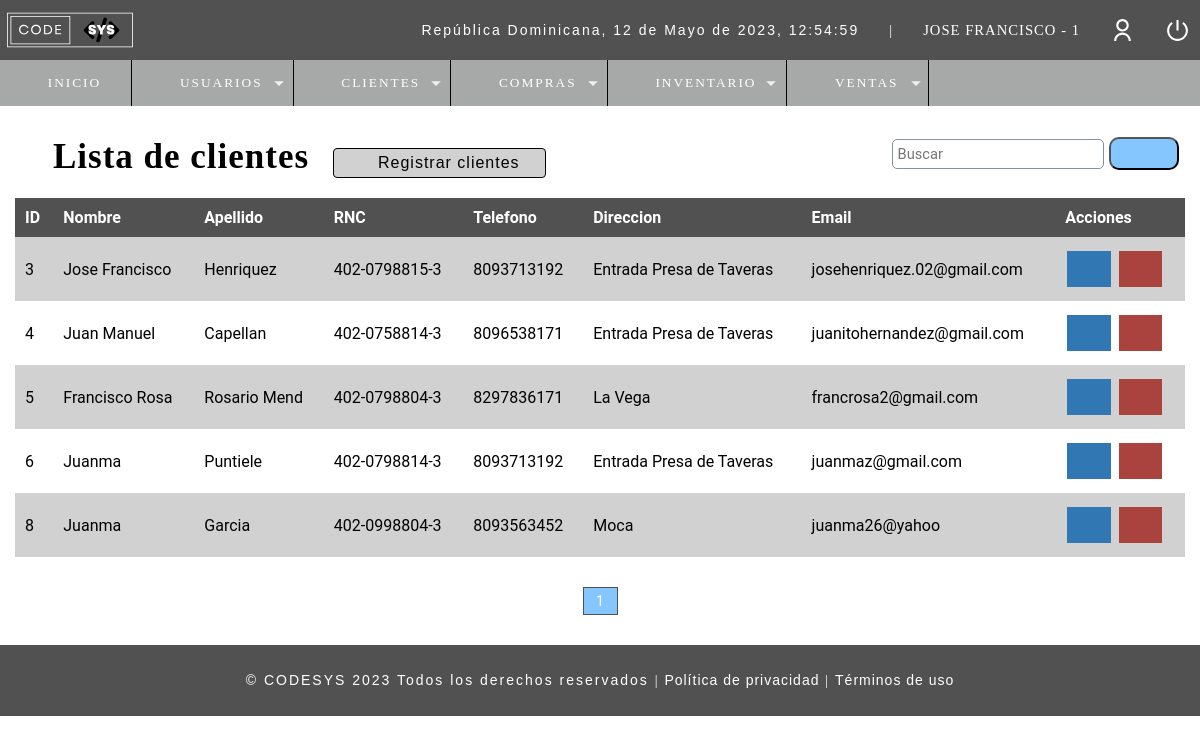
The page /r_clientes.php (signed in) on the database as committed earlier.
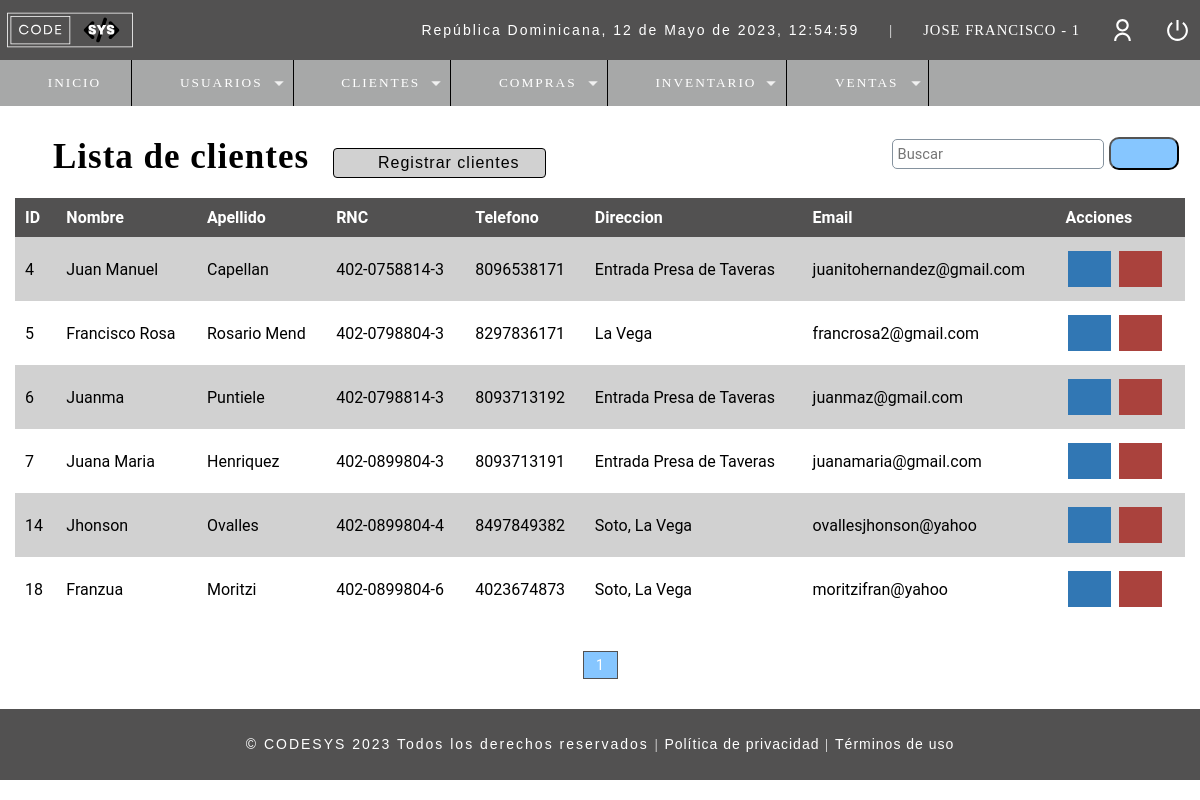
The same page on the database as committed later.
### tables this page shows
CREATE TABLE `t_usuario` (
  `ID_Usuario` int(11) NOT NULL,
  `Nombre` varchar(50) DEFAULT NULL,
  `Email` varchar(100) DEFAULT NULL,
  `Usuario` varchar(15) DEFAULT NULL,
  `Pass` varchar(150) DEFAULT NULL,
  `Rol` int(11) DEFAULT NULL,
  `ID_Estado` int(10) DEFAULT NULL
);

CREATE TABLE `t_cliente` (
  `ID_Cliente` int(11) NOT NULL,
  `Nombre` varchar(50) DEFAULT NULL,
  `Apellido` varchar(50) NOT NULL,
  `RNC` varchar(50) NOT NULL,
  `Telefono` varchar(20) DEFAULT NULL,
  `Direccion` varchar(150) DEFAULT NULL,
  `Correo` varchar(50) NOT NULL,
  `ID_Estado` int(11) NOT NULL
);

### Include/functions.php (called while the page is built, shortened)
<?php
	function fechaActual(){
		$mes = array("","Enero",
		    "Febrero",
			"Marzo",
			"Abril",
			"Mayo",
			"Junio",
			"Julio",
			"Agosto",
			"Septiembre",
			"Octubre",
			"Noviembre",
			"Diciembre");
		return date('d')." de ". $mes[date('n')] . " de " . date('Y') . ", " . date('H:i:s');
	}
?>

### Controllers/r_clientes.controller.php (called while the page is built, shortened)
<?php
include("./Database/conn_backend.php");
$sql_registers =  mysqli_query($conn, "SELECT COUNT(*) as total_registers FROM t_cliente WHERE ID_Estado=1");
$result_registers = mysqli_fetch_array($sql_registers);
$total_registro = $result_registers['total_registers'];
$paginas = 10;
if(empty($_GET['pagina'])){
    $pagina = 1;
}else{
    $pagina = $_GET['pagina'];
}
$from = ($pagina - 1) * $paginas;
$total_pages = ceil($total_registro / $paginas);
$sql = "SELECT ce.ID_Cliente, ce.Nombre, ce.Apellido, ce.RNC, ce.Telefono, ce.Direccion, ce.Correo, e.Estado
            FROM t_cliente ce
            INNER JOIN t_estado e
            ON ce.ID_Estado = e.ID_Estado
            WHERE e.ID_Estado = 1
            ORDER BY ce.ID_Cliente ASC
            LIMIT $from,$paginas";
$result = mysqli_query($conn, $sql);
?>

### r_clientes.php (the view, shortened to what the changed rows need)
<?php
    include_once("Include/plantilla_Cabeza.php");
    include("Controllers/r_clientes.controller.php");
    $usuario = $_SESSION['Usuario'];
	include("Database/conn_backend.php");
	$sql = mysqli_query($conn,
	"SELECT (u.Rol) as ID_Rol, (r.Rol) as Rol
		FROM t_usuario u
		INNER JOIN t_rol r
		ON u.Rol = r.ID_Rol WHERE Usuario='$usuario'");
	$idrol = 0;
	while($mostrar = mysqli_fetch_array($sql)){
		$idrol = $mostrar['ID_Rol'];
	}
?>
<br>
<br>
<head>
    <link rel="stylesheet" href="css/style.css">
</head>
<section id="container">
    <div class="r_user">
	<h1><i class="fa-solid fa-users" style="color: #000;"></i> Lista de clientes</h1>
    <div class="containerTableResponsive">
    <table>
        <thead class="table">
        <tr>
            <th>ID</th>
            <th>Nombre</th>
            <th>Apellido</th>
            <th>RNC</th>
            <th>Telefono</th>
            <th>Direccion</th>
            <th>Email</th>
            <th>Acciones</th>
        </tr>
        </thead>
        <tbody>
        <?php while($mostrar = mysqli_fetch_array($result)): ?>
        <tr class="row<?= $mostrar['ID_Cliente'];?>">
            <td><?= $mostrar['ID_Cliente']; ?></td>
            <td><?= $mostrar['Nombre']; ?></td>
            <td><?= $mostrar['Apellido']; ?></td>
            <td><?= $mostrar['RNC']; ?></td>
            <td><?= $mostrar['Telefono']; ?></td>
            <td><?= $mostrar['Direccion']; ?></td>
            <td><?= $mostrar['Correo']; ?></td>
            <td>
                <?php if($idrol != 2){ ?>
                <a class="btn_edit" id="abrir_caja" href="u_clientes.php?id=<?php echo $mostrar['ID_Cliente'];?>" data-bs-toggle="modal" data-bs-target="#btn_editar" ><i class="fa-solid fa-pen-to-square"></i></a>
                    <?php if($idrol != 4 && $idrol != 3){ ?>
                <a class="btn_delete del_client" href="#" client="<?php echo $mostrar['ID_Cliente'];?>"><i class="fa-solid fa-trash"></i></a>
                    <?php }} ?>
            </td>
            <?php endwhile;?>
        </tr>
        </tbody>
    </table>
    </div>
    <div class="paginador">
        <ul>
            <?php if($pagina != 1){ ?>
            <li><a href="?pagina=<?php echo 1; ?>"><i class="fa-sharp fa-solid fa-backward-step" style="color: #000000; height: 16px;"></i></a></li>
            <li><a href="?pagina=<?php echo $pagina-1; ?>"><i class="fa-sharp fa-solid fa-caret-left" style="color: #000000; height: 16px;"></i></a></li>
            <?php } for($i=1;$i<=$total_pages;$i++){
                if($i == $pagina){
                    echo '<li class="page_select">'.$i.'</a></li>';
                }else{
                echo '<li><a href="?pagina='.$i.'">'.$i.'</a></li>';
                }
            } if($pagina != $total_pages){ ?>
            <li><a href="?pagina=<?php echo $pagina + 1; ?>"><i class="fa-solid fa-caret-right" style="color: #000000; height: 16px;"></i></a></li>
            <li><a href="?pagina=<?php echo $total_pages?>"><i class="fa-sharp fa-solid fa-forward-step" style="color: #000000; height: 16px;"></i></a></li>
            <?php } ?>
        </ul>
    </div>
    </div>
</section>
<?php include_once("Include/plantilla_pie.php");?>

### Include/plantilla_Cabeza.php (shortened to what the changed rows need)
<?php
	include("./Database/conn_backend.php");
	include("scripts.php");
	$usuario = $_SESSION['Usuario'];
	$sql = "SELECT * FROM t_usuario WHERE Usuario='$usuario'";
	$result = mysqli_query($conn, $sql);
?>
<!DOCTYPE html>
<html lang="en">
<head>
</head>
<body>
	<header>
		<div class="header">
			<h1><img class="imgHeader" src="assets\images\CODESYSLOGO.svg" alt="Logo de CODESYS" width="130px" height="100px" style="margin-top:2px; margin-left:-5px;"></h1>
			<div class="optionsBar">
				<p id="hora">República Dominicana, <?php echo fechaActual();?></p>
				<span>|</span>
				<?php while($mostrar = mysqli_fetch_array($result)){?>
				<span class="user"><?php echo $mostrar['Nombre'].' - '.$mostrar['Rol']?></span>
				<?php } ?>
				<img class="photouser" src="assets\images\user-line.svg" alt="Usuario">
				<a href="Include\Close_session.php"><img class="close" src="assets\images\shut-down-line.svg" alt="Salir del sistema" title="Salir"></a>
			</div>
		</div>
	</header>

Rows that differ between the two databases and show on the page:
no longer on this page (row edited): t_cliente: ID_Cliente "3", Nombre "Jose Francisco", Apellido "Henriquez", RNC "402-0798815-3", Telefono "8093713192", Direccion "Entrada Presa de Taveras", Correo "josehenriquez.02@gmail.com"
no longer on this page (row edited): t_cliente: ID_Cliente "8", Nombre "Juanma", Apellido "Garcia", RNC "402-0998804-3", Telefono "8093563452", Direccion "Moca", Correo "juanma26@yahoo"
now on this page (row edited): t_cliente: ID_Cliente "7", Nombre "Juana Maria", Apellido "Henriquez", RNC "402-0899804-3", Telefono "8093713191", Direccion "Entrada Presa de Taveras", Correo "juanamaria@gmail.com"
added t_cliente: ID_Cliente "14", Nombre "Jhonson", Apellido "Ovalles", RNC "402-0899804-4", Telefono "8497849382", Direccion "Soto, La Vega", Correo "ovallesjhonson@yahoo"
added t_cliente: ID_Cliente "18", Nombre "Franzua", Apellido "Moritzi", RNC "402-0899804-6", Telefono "4023674873", Direccion "Soto, La Vega", Correo "moritzifran@yahoo"
